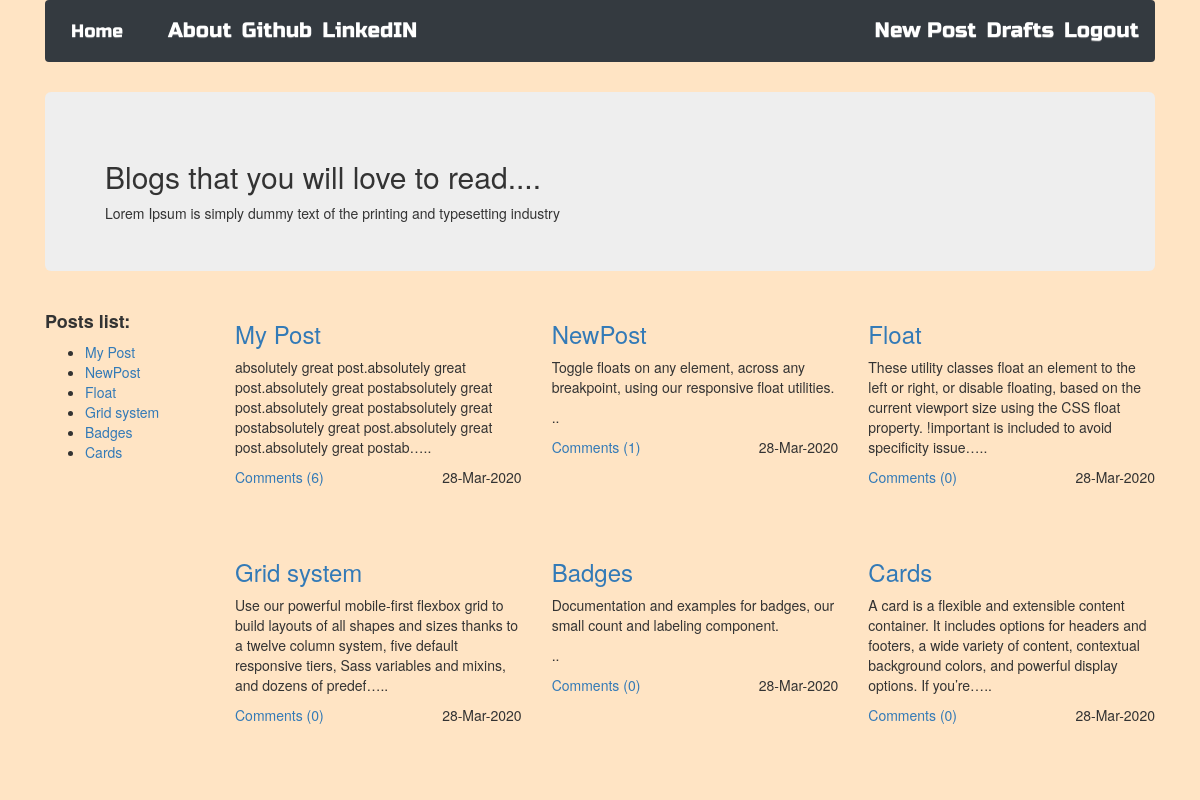
The app's page / (signed in) with its own data.
### blog/models.py (models this page shows, shortened)
class Post(models.Model):
    author = models.ForeignKey('auth.User')
    title = models.CharField(max_length=264)
    text = models.TextField()
    created_date = models.DateField(default=timezone.now())
    published_date = models.DateField(blank=True, null=True)
    def approved_comments(self):
        return self.comments.filter(approved_comment= True)

### blog/views.py (the view)
# urls.py: url(r'^$',views.PostListView.as_view(), name='post_list'),
class PostListView(ListView):
    model = Post
    def get_queryset(self):
        return Post.objects.filter(published_date__lte=timezone.now()).order_by('published_date')

### blog/templates/blog/post_list.html
{% extends "blog/base.html" %}
{% block content %}
<div class="jumbotron">
    <h2>Blogs that you will love to read....</h2>
        Lorem Ipsum is simply dummy text of the printing and typesetting industry
</div>
<div class="row">
    <div class="col-2">
        <h4><strong>Posts list:</strong></h4>
        <ul>
        {% for post in post_list %}
            <li><a href="{% url 'post_detail' pk=post.pk %}">{{ post.title }}</a></li>
        {% endfor %}
        </ul>
    </div>
    <div class="col-10">
        <div class="row">
        {% for post in post_list %}
        <div class="postlist col-4">
            <h3><a href="{% url 'post_detail' pk=post.pk %}">{{ post.title }}</a></h3>
            <div class='date'>
                <p class="postconent">{{ post.text|safe|linebreaksbr|truncatechars:200}}..</p>
                <p class="float-right">{{ post.published_date|date:"d-M-Y" }}</p>
            </div>
            <a href="{% url 'post_detail' pk=post.pk %}">Comments ({{post.approved_comments.count}})</a>
        </div>
        {% endfor %}
        </div>
    </div>
</div>
{% endblock %}

### blog/static/css/blog.css (style rules this page uses)
body { background-color: bisque }
.postlist { height: 17em; }
.loader { filter:hue-rotate(0deg); color:linear-gradient(45deg,#0f8,#08f); animation:hue 1000ms infinite linear; }

### records on screen
Post: title "My Post", text "absolutely great post.absolutely great post.absolutely great postabsolutely great post.absolutely great postabsolutely great postabsolutely great post.absolutely great post.absolutely great postab…", published_date "28-Mar-2020", approved_comments.count "6"
Post: title "NewPost", text "Toggle floats on any element, across any breakpoint, using our responsive float utilities.", published_date "28-Mar-2020", approved_comments.count "1"
Post: title "Float", text "These utility classes float an element to the left or right, or disable floating, based on the current viewport size using the CSS float property. !important is included to avoid specificity issue…", published_date "28-Mar-2020", approved_comments.count "0"
Post: title "Grid system", text "Use our powerful mobile-first flexbox grid to build layouts of all shapes and sizes thanks to a twelve column system, five default responsive tiers, Sass variables and mixins, and dozens of predef…", published_date "28-Mar-2020", approved_comments.count "0"
Post: title "Badges", text "Documentation and examples for badges, our small count and labeling component.", published_date "28-Mar-2020", approved_comments.count "0"
Post: title "Cards", text "A card is a flexible and extensible content container. It includes options for headers and footers, a wide variety of content, contextual background colors, and powerful display options. If you’re…", published_date "28-Mar-2020", approved_comments.count "0"
